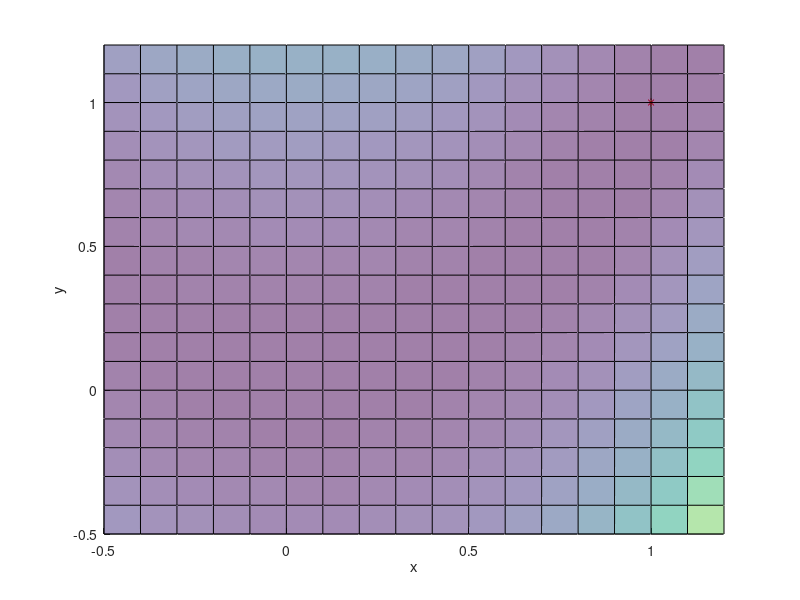

Recreate this plot in MATLAB.
clear;
close all;
x0 = -0.5:0.1:1.2;
y0 = -0.5:0.1:1.2;
[xx, yy] = meshgrid(x0, y0);
zz = (1 - xx).^2 + 100*(yy - xx.^2).^2;

figure();
hold on;
plot3(1,1,0,'*r');
surf(xx, yy, zz, 'FaceAlpha', 0.5);
% shading interp
contour(xx, yy, zz, 20);
xlabel('x'), ylabel('y'); zlabel('z')
hold off;
